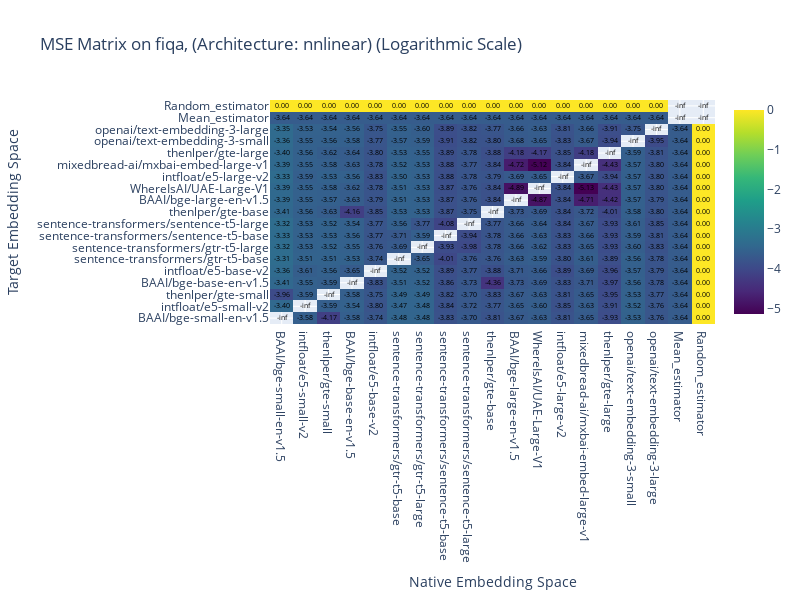

This figure's notebook cell:
### Code cell
import einops
dataset_name = "fiqa"
table = nnlinear_dataset2table_validation_mse[dataset_name]
assert isinstance(table, torch.Tensor)
assert table.shape == (len(MODEL_NAMES), len(MODEL_NAMES))

def get_table_with_controls(
        table: torch.Tensor, 
        dataset_name: str, 
        all_variances_train: Dict[Tuple[str, str], float], 
        all_variances_validation: Dict[Tuple[str, str], float], 
        all_mse_wrt_gaussian01_train: Dict[Tuple[str, str], float], 
        all_mse_wrt_gaussian01_validation: Dict[Tuple[str, str], float],
        desired_model_order_names: List[str],
        permutation: torch.Tensor,
        diagonal_value: float = 0.0,
    ) -> Tuple[torch.Tensor, List[str]]:
    """
    Create controls:
    - Mean estimator
    - N(0, 1)
    """
    assert table.shape == (len(desired_model_order_names), len(desired_model_order_names)), f"table.shape: {table.shape}, desired_model_order_names: {desired_model_order_names}"
    assert len(desired_model_order_names) == len(permutation), f"len(desired_model_order_names): {len(desired_model_order_names)}, permutation: {permutation}"
    variances_train_pt = torch.Tensor([all_variances_train[(dataset_name, model_name)] for model_name in desired_model_order_names])
    variances_validation_pt = torch.Tensor([all_variances_validation[(dataset_name, model_name)] for model_name in desired_model_order_names])
    mse_wrt_gaussian01_train_pt = torch.Tensor([all_mse_wrt_gaussian01_train[(dataset_name, model_name)] for model_name in desired_model_order_names])
    mse_wrt_gaussian01_validation_pt = torch.Tensor([all_mse_wrt_gaussian01_validation[(dataset_name, model_name)] for model_name in desired_model_order_names])

    variances_pt = (variances_train_pt + variances_validation_pt) / 2
    mse_wrt_gaussian01_pt = (mse_wrt_gaussian01_train_pt + mse_wrt_gaussian01_validation_pt) / 2
    assert len(variances_pt) == len(desired_model_order_names), f"len(variances_pt): {len(variances_pt)}, desired_model_order_names: {desired_model_order_names}"
    assert len(mse_wrt_gaussian01_pt) == len(desired_model_order_names), f"len(mse_wrt_gaussian01_pt): {len(mse_wrt_gaussian01_pt)}, desired_model_order_names: {desired_model_order_names}"

    # add as a new row
    concat_tensor = torch.cat([variances_pt.unsqueeze(0), mse_wrt_gaussian01_pt.unsqueeze(0)], dim=0)
    assert concat_tensor.shape == (2, len(desired_model_order_names))
    table = torch.cat([table, concat_tensor], dim=0)
    assert table.shape == (len(desired_model_order_names) + 2, len(desired_model_order_names)), f"table.shape: {table.shape}, desired_model_order_names: {desired_model_order_names}"
    # add as a new column
    # 1. add a 2x2 to the concat tensor that has an expected diagonal everywhere and should be ignored
    _2x2 = torch.ones(2, 2) * diagonal_value
    concat_tensor = torch.cat([concat_tensor, _2x2], dim=1)
    concat_tensor = einops.rearrange(concat_tensor, "d1 d2 -> d2 d1")
    assert concat_tensor.shape == (len(desired_model_order_names) + 2, 2), f"concat_tensor.shape: {concat_tensor.shape}, desired_model_order_names: {desired_model_order_names}"
    table = torch.cat([table, concat_tensor], dim=1)
    assert table.shape == (len(desired_model_order_names) + 2, len(desired_model_order_names) + 2), f"table.shape: {table.shape}, desired_model_order_names: {desired_model_order_names}"
    new_names = desired_model_order_names + ["Mean_estimator", "Random_estimator"]
    return table, new_names

table_w_controls, new_names = get_table_with_controls(
    table,
    dataset_name,
    all_variances_train,
    all_variances_validation,
    all_mse_wrt_gaussian01_train,
    all_mse_wrt_gaussian01_validation,
    DESIRED_MODEL_ORDER_NAMES,
    sort_permutation,
    diagonal_value=0.0,
)

# visualize_plt_heatmap("arguana", table, table, use_log_plot=False, show_plot=True, add_text_annotations=False)
# visualize_plt_heatmap("arguana", table_w_controls, table_w_controls, use_log_plot=False, show_plot=True, add_text_annotations=False)
assert new_names[-2] not in nnlinear_model2idx # two new ones
assert new_names[-1] not in nnlinear_model2idx # ...
assert len(new_names) == len(nnlinear_model2idx) + 2, f"len(new_names): {len(new_names)}, len(nnlinear_model2idx): {len(nnlinear_model2idx)}" # ...
nnlinear_idx2model_w_controls = nnlinear_idx2model.copy()
nnlinear_idx2model_w_controls[len(nnlinear_idx2model_w_controls)] = new_names[-2]
nnlinear_idx2model_w_controls[len(nnlinear_idx2model_w_controls)] = new_names[-1]
assert len(nnlinear_idx2model_w_controls) == len(new_names), f"len(nnlinear_idx2model_w_controls): {len(nnlinear_idx2model_w_controls)}, len(new_names): {len(new_names)}"
print("DEBUG:", len(nnlinear_idx2model_w_controls), len(new_names))
sort_permutation_w_controls = torch.tensor(sort_permutation.tolist() + [len(sort_permutation), len(sort_permutation) + 1])
assert len(sort_permutation_w_controls) == len(nnlinear_idx2model_w_controls), f"len(sort_permutation_w_controls): {len(sort_permutation_w_controls)}, len(nnlinear_idx2model_w_controls): {len(nnlinear_idx2model_w_controls)}"
assert table_w_controls.shape == (len(nnlinear_idx2model_w_controls), len(nnlinear_idx2model_w_controls)), f"table_w_controls.shape: {table_w_controls.shape}, len(nnlinear_idx2model_w_controls): {len(nnlinear_idx2model_w_controls)}"
assert set(nnlinear_idx2model_w_controls.values()) == set(new_names), f"set(nnlinear_idx2model_w_controls.keys()): {set(nnlinear_idx2model_w_controls.keys())}, set(new_names): {set(new_names)}"
fig = gatlen_default_heatmap_plot(
    nnlinear_idx2model_w_controls,
    dataset_name,
    "nnlinear",
    table_w_controls,
    sort_permutation=sort_permutation_w_controls,
    do_log=True,
)
# save_figure(fig, "arguana_nnlinear_mse_validation")
fig.show()

def get_values_by_row_or_column(table: torch.Tensor, idx2model: dict[int, str], do_rows: bool, clip_last: int = 2) -> List[Tuple[str, float]]:
    """ Return a list of (name, MSE/MAE value) for each row or for each column by getting the mean of the values in the table."""
    table = table.clone()
    if clip_last is not None:
        table = table[:, :-clip_last] if do_rows else table[:-clip_last]
    if do_rows:
        return sorted([(idx2model[i], table[i].mean().item()) for i in range(table.shape[0])], key=lambda x: x[1])
    else:
        return sorted([(idx2model[i], table[:, i].mean().item()) for i in range(table.shape[1])], key=lambda x: x[1])

# print(table_w_controls) # [DEBUG]
by_rows = get_values_by_row_or_column(table_w_controls, nnlinear_idx2model_w_controls, do_rows=True)
by_columns = get_values_by_row_or_column(table_w_controls, nnlinear_idx2model_w_controls, do_rows=False)
print("\nRanking by rows (how well a model performs on average):")
x =tabulate(
    [(name, f"{value:.6f}") for name, value in by_rows],
    headers=["Model", "Average MSE/MAE (rows)"],
    tablefmt="pipe"
)
y = tabulate(
    [(name, f"{value:.6f}") for name, value in by_columns],
    headers=["Model", "Average MSE/MAE (columns)"], 
    tablefmt="pipe"
)
assert len(x.split("\n")) == len(y.split("\n"))
z = "\n".join(xx + "    " + yy for xx, yy in zip(x.split("\n"), y.split("\n")))
print(z)

### Figure 1 — Plotly figure (JSON) as saved in the notebook; plotly's stock layout.template omitted (floating-point values rounded to 4 significant figures; data arrays with more than 128 entries replaced by an {"elided": "..."} marker saying what was removed)
{"data": [{"colorscale": [[0, "#440154"], [0.1111, "#482878"], [0.2222, "#3e4989"], [0.3333, "#31688e"], [0.4444, "#26828e"], [0.5556, "#1f9e89"], [0.6667, "#35b779"], [0.7778, "#6ece58"], [0.8889, "#b5de2b"], [1, "#fde725"]], "reversescale": false, "showscale": true, "text": {"elided": "19x19 str values"}, "textfont": {"color": "black"}, "texttemplate": "%{text}", "type": "heatmap", "x": ["BAAI/bge-small-en-v1.5", "intfloat/e5-small-v2", "thenlper/gte-small", "BAAI/bge-base-en-v1.5", "intfloat/e5-base-v2", "sentence-transformers/gtr-t5-base", "sentence-transformers/gtr-t5-large", "sentence-transformers/sentence-t5-base", "sentence-transformers/sentence-t5-large", "thenlper/gte-base", "BAAI/bge-large-en-v1.5", "WhereIsAI/UAE-Large-V1", "intfloat/e5-large-v2", "mixedbread-ai/mxbai-embed-large-v1", "thenlper/gte-large", "openai/text-embedding-3-small", "openai/text-embedding-3-large", "Mean_estimator", "Random_estimator"], "y": ["BAAI/bge-small-en-v1.5", "intfloat/e5-small-v2", "thenlper/gte-small", "BAAI/bge-base-en-v1.5", "intfloat/e5-base-v2", "sentence-transformers/gtr-t5-base", "sentence-transformers/gtr-t5-large", "sentence-transformers/sentence-t5-base", "sentence-transformers/sentence-t5-large", "thenlper/gte-base", "BAAI/bge-large-en-v1.5", "WhereIsAI/UAE-Large-V1", "intfloat/e5-large-v2", "mixedbread-ai/mxbai-embed-large-v1", "thenlper/gte-large", "openai/text-embedding-3-small", "openai/text-embedding-3-large", "Mean_estimator", "Random_estimator"], "z": {"elided": "19x19 float values"}}], "layout": {"height": 600, "title": {"text": "MSE Matrix on fiqa, (Architecture: nnlinear) (Logarithmic Scale)"}, "width": 800, "xaxis": {"nticks": 19, "title": {"text": "Native Embedding Space"}}, "yaxis": {"nticks": 19, "title": {"text": "Target Embedding Space"}}}}
